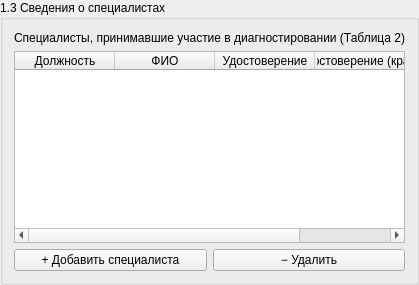
<widget class="QGroupBox" name="specialists_group">
 <property name="title"><string>1.3 Сведения о специалистах</string></property>
<layout class="QVBoxLayout" name="specialists_group_vlayout">
<item><widget class="QLabel" name="label_specialists"><property name="text"><string>Специалисты, принимавшие участие в диагностировании (Таблица 2)</string></property></widget></item>
<item><widget class="QTableWidget" name="table_specialists">
 <property name="minimumSize"><size><width>0</width><height>120</height></size></property>
 <property name="rowCount"><number>0</number></property>
 <property name="columnCount"><number>4</number></property>
 <column><property name="text"><string>Должность</string></property></column>
 <column><property name="text"><string>ФИО</string></property></column>
 <column><property name="text"><string>Удостоверение</string></property></column>
 <column><property name="text"><string>Удостоверение (кратко)</string></property></column>
</widget></item>
<item><layout class="QHBoxLayout" name="specialists_buttons">
<item><widget class="QPushButton" name="pushButt_addSpecialist"><property name="text"><string>+ Добавить специалиста</string></property></widget></item>
<item><widget class="QPushButton" name="pushButt_removeSpecialist"><property name="text"><string>− Удалить</string></property></widget></item>
</layout></item>
</layout>
</widget>
